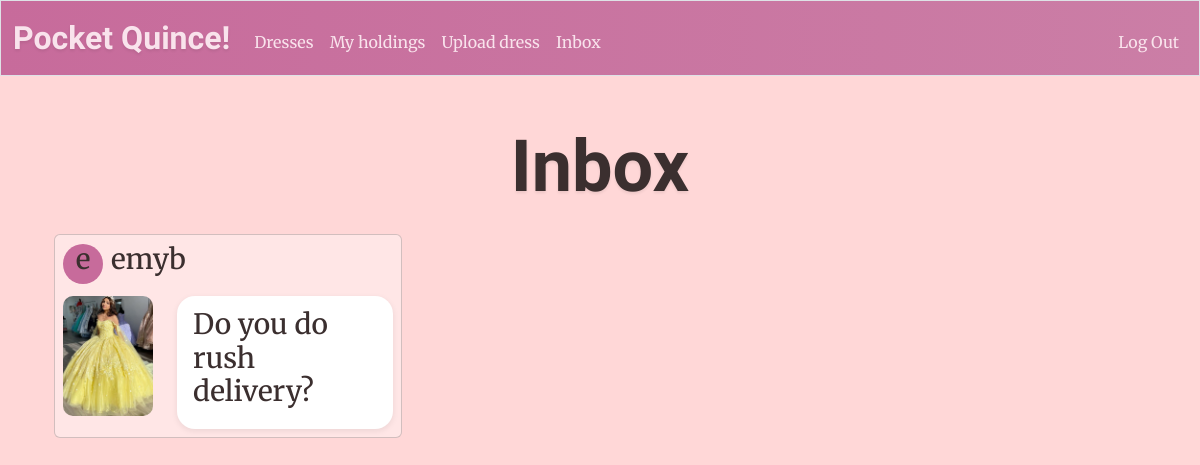
Page /messages (signed in) on the committed database.
### tables this page shows
CREATE TABLE messages (
    id INTEGER PRIMARY KEY AUTOINCREMENT,
    sender_id   INTEGER NOT NULL,
    receiver_id INTEGER NOT NULL,
    dress_id    INTEGER,
    body        TEXT NOT NULL,
    created_at  TIMESTAMP DEFAULT CURRENT_TIMESTAMP,
    FOREIGN KEY (sender_id)   REFERENCES users(id),
    FOREIGN KEY (receiver_id) REFERENCES users(id),
    FOREIGN KEY (dress_id)    REFERENCES dresses(id)
);

CREATE TABLE users (
id INTEGER PRIMARY KEY AUTOINCREMENT NOT NULL, 
username TEXT NOT NULL UNIQUE, 
email TEXT NOT NULL, 
phone TEXT NOT NULL, 
hash TEXT NOT NULL
);

CREATE TABLE dresses (
    id INTEGER PRIMARY KEY AUTOINCREMENT,
    size TEXT NOT NULL,
    color TEXT NOT NULL,
    owner INTEGER NOT NULL,
    image_url TEXT,
    time_posted TEXT NOT NULL DEFAULT CURRENT_TIMESTAMP,
    FOREIGN KEY (owner) REFERENCES users(id)
);

### app.py (the view)
@app.route("/messages", methods=["GET", "POST"])
@login_required
def messages():
    db = get_db() # Set up database connection to wardrobe.db
    if request.method == "POST":
        receiver_id = request.form.get("receiver_id")
        content = request.form.get("body")
        dress_id = request.form.get("dress_id")
        if not receiver_id or not content or not dress_id:
            return apology("Missing message information")
        db.execute("INSERT INTO messages (sender_id, receiver_id, dress_id, body) VALUES (?,?,?,?)",
                     (session["user_id"], receiver_id, dress_id, content))
        db.commit() # Save database changes
        flash("Message sent!")
        return redirect("/messages") # Allow for messages to be viewed
    else:
        messages = db.execute("SELECT messages.*, users.username as sender_name, dresses.image_url, dresses.size, dresses.color FROM messages JOIN users ON messages.sender_id = users.id LEFT JOIN dresses ON dresses.id = messages.dress_id WHERE messages.receiver_id = ? ORDER BY messages.created_at DESC", (session["user_id"],)).fetchall()
        return render_template("messages.html", messages=messages)

### app.py (called while the page is built)
def get_db():
    if "db" not in g: # Check if database connection already exists
        g.db = sqlite3.connect(DATABASE) # Open database and store connection for reuse
        g.db.row_factory = sqlite3.Row # Enable dictionary-like row access for reading
    return g.db # Return database connection

@app.after_request
def after_request(response):
    response.headers["Cache-Control"] = "no-cache, no-store, must-revalidate"
    response.headers["Expires"] = 0
    response.headers["Pragma"] = "no-cache"
    return response

### help.py (called while the page is built)
def login_required(f):
    @wraps(f)
    def decorated_function(*args, **kwargs):
        if session.get("user_id") is None:
            return redirect("/login")
        return f(*args, **kwargs)
    return decorated_function

### templates/messages.html (shortened to what this page needs)
{% extends "layout.html" %}
{% block main %}
    <h2 class = "imperial">Inbox</h2>
    {%if messages|length == 0 %}
        <h3 class = "body-font">No messages yet</h3>
    {%else%}
        <div class="container mt-4">
            <div class="row">
                {% for message in messages %}
                <div class="col-md-4 mb-4">
                    <div class="card inbox-card p-2">
                        <div class = "message-header">
                            <div class = "message-header-left">
                                <div class = "message-icon">
                                      <h3 class="body-font">{{ message["sender_name"][0] }}</h3>
                                </div>
                                <div class = "message-meta body-font">
                                    <h3 class="body-font">{{ message["sender_name"] }}</h3>
                                </div>
                            </div>
                        </div>
                        <div class = "message-body">
                            <img class="inboxImg" src="{{ message['image_url'] }}">
                            <br>
                            <div class = "message-bubble body-font">
                                <h3 class="body-font">{{ message["body"] }}</h3>
                            </div>
                        </div>
                    </div>
                </div>
                {% endfor %}
            </div>
        </div>
    {% endif %}
{% endblock %}

### static/style.css (style rules this page uses)
body { background-color: #FFD7D7; }
.imperial { font-family: 'Imperial Script', cursive; text-shadow: 0px 2px 3px rgba(0,0,0,0.08); font-weight: 700; font-size: 450%; color: #3B2F2F; }
.body-font { font-family: 'Merriweather', serif; color: #3B2F2F }
.card { background-color: #FFE6E6; }
.inboxImg { width: 90px; height: 120px; object-fit: cover; border-radius: 10px; }
.inbox-card { display: flex; flex-direction: column; justify-content: space-between; height: 100%; max-width: 500px; margin: 0 auto; padding: 1rem 1rem; }
.message-header { display: flex; justify-content: space-between; margin-bottom: 0.7rem; }
.message-header-left { display: flex; align-items: center; gap: 0.5rem; }
.message-icon { width: 40px; height: 40px; border-radius: 50%; background: #C76B9B; color: #F9E3EC; display: flex; align-items: center; justify-content: center; font-weight: 700; font-family: 'Merriweather', serif; }
.message-body { display: flex; align-items: flex-start; gap: 0.75rem; }
.message-bubble { background: #fff; border-radius: 18px; padding: 0.75rem 1rem; box-shadow: 0 2px 6px rgba(0,0,0,0.08); font-size: 0.95rem; text-align: left; max-width: 100%; }

### rows in the picture
messages: username "e", sender_name "emyb", image_url (picture), body "Do you do rush delivery?"
